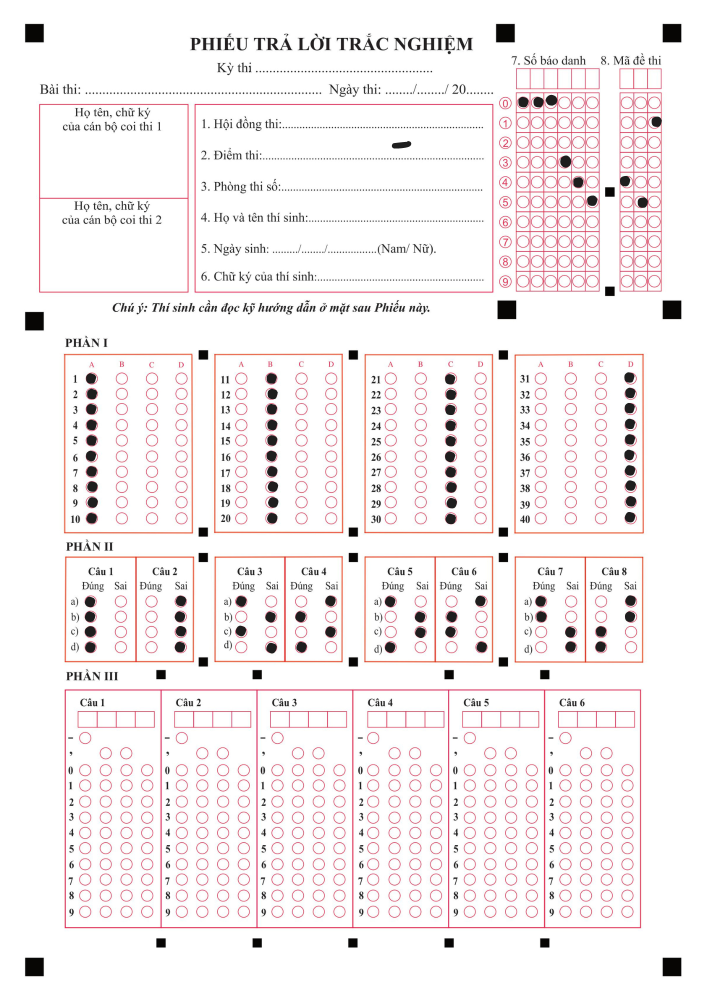
#> input picture assets/testA4.png, 1414 x 2000 px (shown at 1/2 size)
$ python -i part3.py   (imports and definitions only)
#> lines starting #> are read from the running program, lines starting #| are printed output that depends on the picture; after the words box and inside, x2 and y2 are one past the last pixel; in counts of white or black regions, pixels touching at a corner belong together
#> further down, picture is the input picture: shape (2000, 1414, 3); mean B, G, R 240.6, 239.9, 245.5
### src/get_rec.py
import cv2 as cv
import cv2
import numpy as np
import utlis
import largestinteriorrectangle as lir


###############################################
# Author: Sahir                               #
# Code:   Detecting Shapes from a Noisy Image #
###############################################

#Import the Libraries
import random


def show_shape(img):

    #Reading the noisy image
    # img = cv2.imread("scanned_document_edge_enhanced.jpg",1)

    #Displaying to see how it looks
    # cv2.imshow("Original",img)

    #Converting the image to Gray Scale
    gray = cv2.cvtColor(img,cv2.COLOR_RGB2GRAY)

    #Removing Gaussian Noise
    blur = cv2.GaussianBlur(gray, (3,3),0)

    #Applying inverse binary due to white background and adapting thresholding for better results
    thresh = cv2.adaptiveThreshold(blur, 255, cv2.ADAPTIVE_THRESH_GAUSSIAN_C, cv2.THRESH_BINARY_INV, 31, 1)
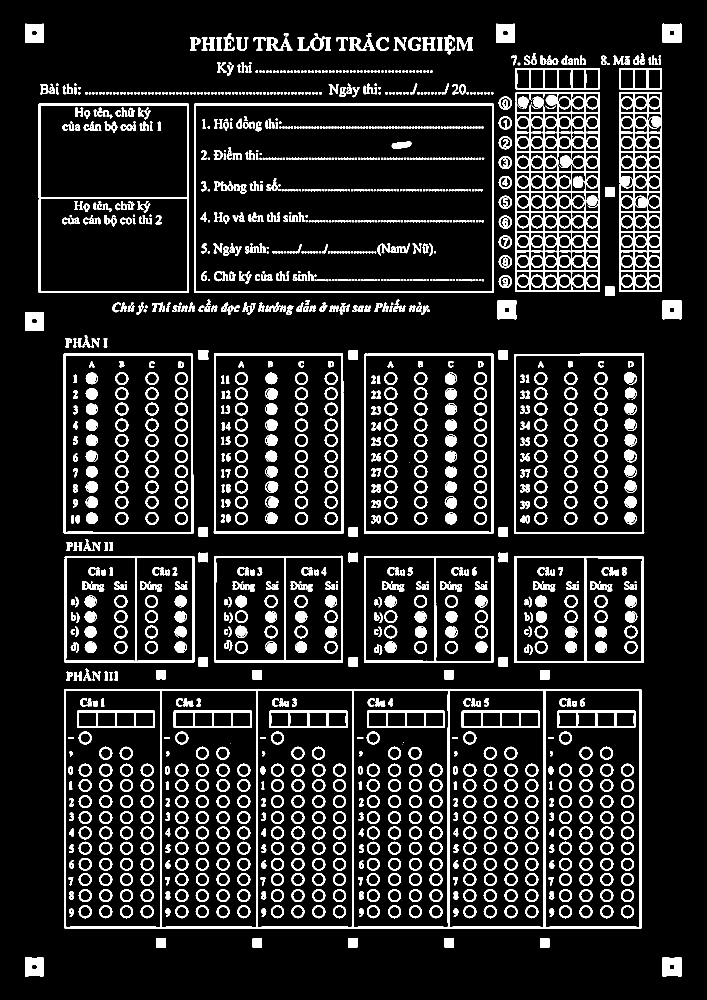
#> thresh: shape (2000, 1414) (shown at 1/2 size); 12.4% white; 1678 white regions (418 under 20 px)

    #Checking to see how it looks
    # cv2.imshow("Binary",thresh)

    #Finding contours with simple retrieval (no hierarchy) and simple/compressed end points
    contours, _ = cv2.findContours(thresh, cv2.RETR_LIST, cv2.CHAIN_APPROX_SIMPLE)
#> contours = 2759 contours, 814 with area under 20; largest, box (x1, y1, x2, y2) and area: (128, 1378, 1283, 1857) 551138, (388, 207, 988, 586) 226420, (391, 210, 985, 584) 220602, (77, 207, 378, 586) 113395, (1028, 707, 1289, 1068) 93108

    #Checking to see how many contours were found
    # print(len(contours))

    #An empty list to store filtered contours
    filtered = []

    #Looping over all found contours
    for c in contours:
        #If it has significant area, add to list
        if cv2.contourArea(c) < 1000:continue
        # cropped_img = img[inner_bb[1]:inner_bb[1] + inner_bb[3], inner_bb[0]:inner_bb[0] + inner_bb[2]]

        # cv2.imshow('Cropped', cropped_img)

        filtered.append(c)
#> after the loop, filtered = 77 contours; largest, box (x1, y1, x2, y2) and area: (128, 1378, 1283, 1857) 551138, (388, 207, 988, 586) 226420, (391, 210, 985, 584) 220602, (77, 207, 378, 586) 113395, (1028, 707, 1289, 1068) 93108

    #Checking the number of filtered contours
    # print(len(filtered))

    #Initialize an equally shaped image
    objects = np.zeros([img.shape[0],img.shape[1],3], 'uint8')

    #Looping over filtered contours
    for c in filtered:
        #Select a random color to draw the contour
        col = (random.randint(0,255), random.randint(0,255), random.randint(0,255))
        #Draw the contour on the image with above color
        cv2.drawContours(objects,[c], -1, col, -1)
        #Fetch contour area
        area = cv2.contourArea(c)
        #Fetch the perimeter
        p = cv2.arcLength(c,True)
#> this loop made 77 passes
#> (col, area, p) on passes 1 to 8: ((197, 215, 20), 1336, 149.7), ((132, 248, 207), 1317, 149.3), ((155, 244, 183), 1024.5, 127.9), ((111, 71, 144), 1015.5, 127.1), ((71, 48, 128), 1022.5, 127.9), ((75, 158, 50), 1023.5, 127.9), ((37, 169, 241), 1042, 127.7), ((51, 181, 222), 1042, 127.7)
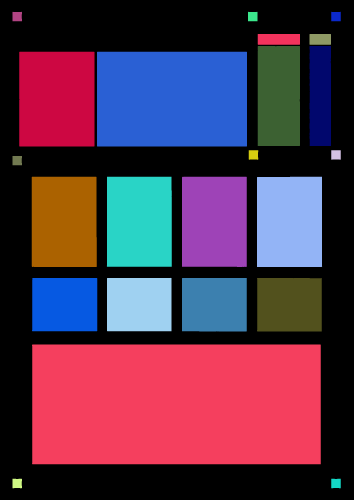
#> objects: shape (2000, 1414, 3) (shown at 1/4 size); mean of channels 0, 1, 2 75.3, 52, 85.4; drawn as B, G, R
        # print(area,p)

    #Finally show the processed image
    # cv2.imshow("Contours",objects)

    # #Closing protocol
    # cv2.waitKey(0)

    return objects

def Get_Conner_Points(cont):
    peri = cv.arcLength(cont, True)
    approx = cv.approxPolyDP(cont, 0.02 * peri, True)
    return approx

# return the outter contour list
def get_rec(img, thresholdValue=150):
    # show_shape(img)
    #Converting the image to Gray Scale
    gray = cv2.cvtColor(show_shape(img),cv2.COLOR_RGB2GRAY)

    kernel = np.ones((5,5),np.uint8)
    erosion = cv.erode(gray,kernel,iterations = 1)

    #Removing Gaussian Noise

    #Applying inverse binary due to white background and adapting thresholding for better results
    thresh = cv2.adaptiveThreshold(erosion, 255, cv2.ADAPTIVE_THRESH_GAUSSIAN_C, cv2.THRESH_BINARY, 205, 1)
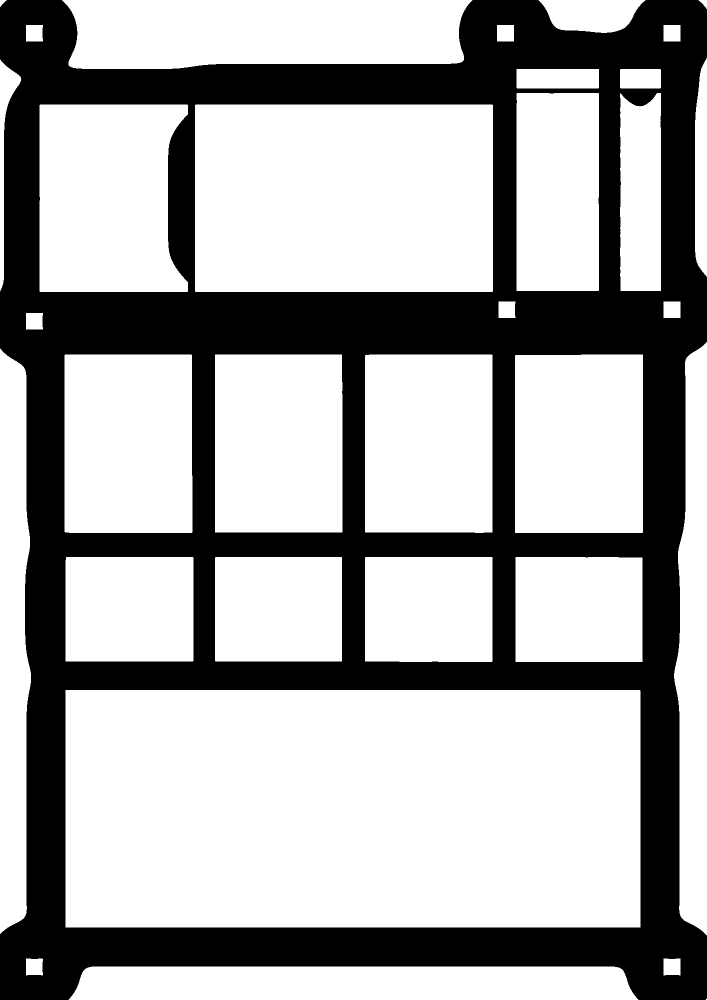
#> thresh: shape (2000, 1414) (shown at 1/2 size); 66.6% white; 1 black region

    #Checking to see how it looks
    # cv2.imshow("Binary",thresh)
    # cv2.waitKey(0)
    #Finding contours with simple retrieval (no hierarchy) and simple/compressed end points
    contours, _ = cv2.findContours(thresh, cv2.RETR_EXTERNAL, cv2.CHAIN_APPROX_SIMPLE)
#> contours = 33 contours, 1 with area under 20; largest, box (x1, y1, x2, y2) and area: (131, 1380, 1281, 1855) 544626, (390, 209, 986, 584) 222528, (124, 0, 945, 138) 101090, (79, 209, 376, 584) 99395, (1030, 709, 1286, 1066) 90648

    new_contours = []

    for i in range(0, len(contours)):
        area = cv.contourArea(contours[i])
        # check if it is a rectangle
        peri = cv.arcLength(contours[i], True)
        approx = cv.approxPolyDP(contours[i], 0.02 * peri, True)

        if len(approx) == 4 and area > 1000:
            new_contours.append(contours[i])
#> this loop made 33 passes
#> (area, peri, approx) on passes 2 to 7: (72574, 2365.5, [[137, 1999], [1276, 1999], [1229, 1933], [183, 1933]]), (1048, 133.7, [[1327, 1917], [1327, 1950], [1360, 1950], [1360, 1917]]), (1025, 133.3, [[52, 1917], [52, 1950], [84, 1950], [85, 1918]]), (544625.5, 3245.4, [[131, 1380], [131, 1854], [1280, 1854], [1279, 1380]]), (52824.5, 924.2, [[1031, 1114], [1031, 1323], [1284, 1323], [1284, 1115]]), (53004.5, 925.1, [[730, 1115], [730, 1322], [984, 1322], [984, 1114]])
#> after the loop, new_contours = 25 contours; largest, box (x1, y1, x2, y2) and area: (131, 1380, 1281, 1855) 544626, (390, 209, 986, 584) 222528, (124, 0, 945, 138) 101090, (1030, 709, 1286, 1066) 90648, (129, 709, 385, 1066) 90528

    new_contours_img = img.copy()
    cv.drawContours(new_contours_img, new_contours, -1, (0, 255, 0), 3)
#> new_contours_img: shape (2000, 1414, 3); 3.77% of pixels changed, all inside (x1, y1, x2, y2) = (0, 0, 1414, 2000)

    height, width, _ = new_contours_img.shape
    resized = cv.resize(new_contours_img, (width // 2, height // 2))

    # [8 lines of commented-out code are left out]

    contour_point = img.copy()
    cnt = 0

    new_contours = sorted(new_contours, key=cv.contourArea, reverse=True)

    for i in new_contours:
        approx = Get_Conner_Points(i)
        cv.drawContours(contour_point, approx, -1, (255, 0, 0), 10)

        tmp = utlis.getTransform(img, approx)
        # newArr.append(tmp)
        # if (cnt == 7):
        # cv.imshow(f'Transformed {cnt}', tmp)
        cnt += 1
#> this loop made 25 passes
#> (peri in Get_Conner_Points, pts1 in getTransform, widthImg in getTransform, heightImg in getTransform, pts2 in getTransform) on passes 1 to 2: (3245.4, [[131, 1380], [1279, 1380], [131, 1854], [1280, 1854]], 1148, 474, [[0, 0], [1148, 0], [0, 474], [1148, 474]]), (1935.7, [[390, 210], [984, 209], [391, 583], [985, 582]], 594, 373, [[0, 0], [594, 0], [0, 373], [594, 373]])
#> pass 1, in getTransform, `imgOutput = cv2.warpPerspective(img, matrix, (widthImg, heightImg))`:
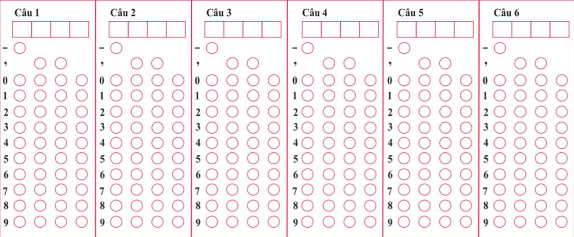
#> imgOutput: shape (474, 1148, 3) (shown at 1/2 size); mean B, G, R 241.1, 238.9, 247.8
#> pass 3, in getTransform (call 3), `imgOutput = cv2.warpPerspective(img, matrix, (widthImg, heightImg))`:
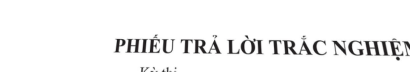
#> imgOutput: shape (143, 820, 3) (shown at 1/2 size); mean B, G, R 243.1, 243, 243.1
#> after the loop:
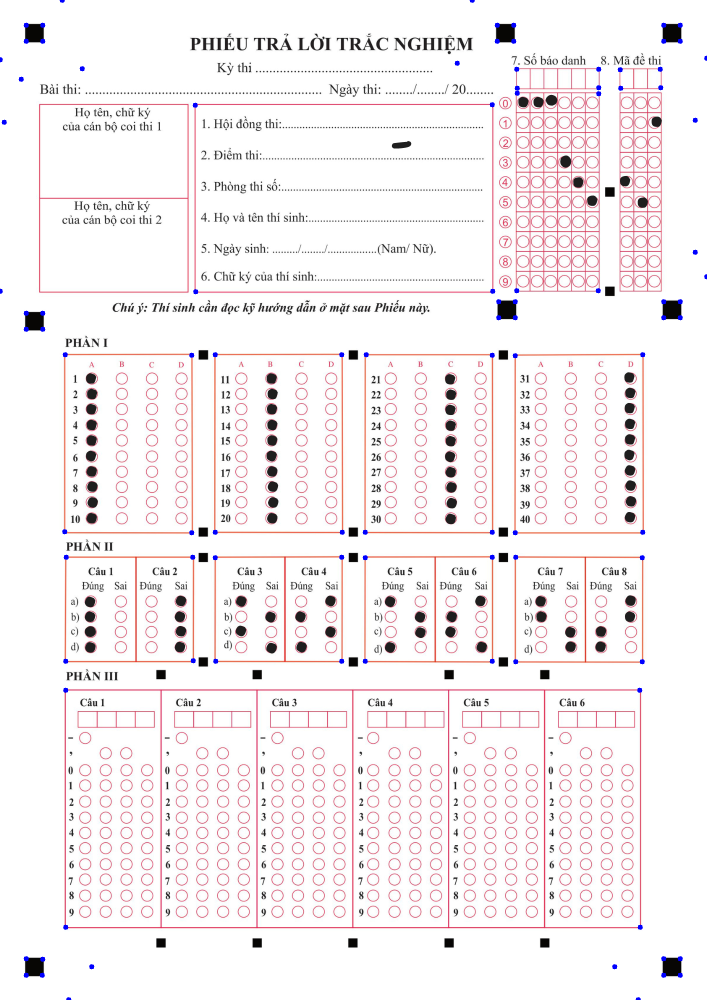
#> contour_point: shape (2000, 1414, 3) (shown at 1/2 size); 0.28% of pixels changed, all inside (x1, y1, x2, y2) = (0, 0, 1414, 2000)
#> after the loop, cnt = 25

    # [6 lines of commented-out code are left out]

    return new_contours

### src/utlis.py
import cv2
import numpy as np

## TO STACK ALL THE IMAGES IN ONE WINDOW
# [88 lines left out: functions stackImages, rectContour, image_resize, Get_Conner_Points, not called in this run]

def reorder(myPoints):
    myPoints = myPoints.reshape((4, 2))
    myPointsNew = np.zeros((4, 1, 2), np.int32)
    add = myPoints.sum(1)
    # print("add", add)
    # print("myPoints", myPoints)
    myPointsNew[0] = myPoints[np.argmin(add)]
    myPointsNew[3] = myPoints[np.argmax(add)]
    diff = np.diff(myPoints, axis=1)
    myPointsNew[1] = myPoints[np.argmin(diff)]
    myPointsNew[2] = myPoints[np.argmax(diff)]
    return myPointsNew

def getTransform(img, contour):
    tmpContour = reorder(contour)
    pts1 = np.float32(tmpContour)

    def dist(a, b):
        return np.round(((a[0] - b[0]) ** 2 +  (a[1] - b[1]) ** 2) ** 0.5)

    widthImg = int(dist(pts1[0][0], pts1[1][0]))
    heightImg = int(dist(pts1[0][0], pts1[2][0]))

    # print(widthImg, heightImg)
    # widthImg = 300
    # heightImg = 600

    pts2 = np.float32([[0, 0], [widthImg, 0], [0, heightImg], [widthImg, heightImg]])
    matrix = cv2.getPerspectiveTransform(pts1, pts2)
    imgOutput = cv2.warpPerspective(img, matrix, (widthImg, heightImg))

    return imgOutput


# [12 lines left out: function drawGrid, not called in this run]


def splitBoxes(img, vsplit=5, hsplit=5):
    rows = np.vsplit(img, vsplit)
    boxes=[]
    for r in rows:
        cols= np.hsplit(r, hsplit)
        for box in cols:
            boxes.append(box)
            # print(cv2.countNonZero(box), end=' ')
        # print()
    return boxes

### src/grader_2025/part3.py
import cv2 as cv
import numpy as np
from utlis import splitBoxes
from utlis import drawGrid
from get_rec import get_rec
from utlis import getTransform
def isMarked(box):
    totalPixels = cv.countNonZero(box)

    if totalPixels > 500:
        return True
    else:
        return False

def sub_get(img):
    width = img.shape[1]
    height = img.shape[0]

    # print (width, height)

    img = img[90:(height - 20), 25:(width - 5)]
    width = img.shape[1]
    height = img.shape[0]

    # print (width, height)

    img = cv.resize(img, (192, 468))

    boxes = splitBoxes(img, 12, 4)
    id = 0
    grid = []
    index = 0
    for i in range(0, 12):
        grid.append([])
        for j in range(0, 4):
            grid[i].append(isMarked(boxes[i * 4 + j]))
            # print(cv.countNonZero(boxes[i * 4 + j]), end=' ')

        # print()
    return grid

def get(img):

    width = img.shape[1]
    height = img.shape[0]

    original = img.copy()
    img = cv.threshold(img, 150, 255, cv.THRESH_BINARY_INV)[1]
    img = cv.resize(img, (1308, height))

    # print(width, height)
    # cv.imshow('img gets', img)
    # cv.waitKey(0)

    boxes = splitBoxes(img, 1, 6)
    index = 0

    ret = []

    for box in boxes:
        ret.append(sub_get(box))

    return ret

def part3_main(img):

    contours = get_rec(img)
#> contours has the same summary as new_contours in get_rec
    # img = gray

    tmp = []
    for contour in contours:
        area = cv.contourArea(contour)
        approx = cv.approxPolyDP(contour, 0.02 * cv.arcLength(contour, True), True)
        res = getTransform(img, approx)
        res = res[0:res.shape[0], 0:res.shape[1]]
        tmp.append([res, area])
#> this loop made 25 passes
#> (area, pts1 in getTransform, widthImg in getTransform, heightImg in getTransform, pts2 in getTransform) on passes 1 to 2: (544625.5, [[131, 1380], [1279, 1380], [131, 1854], [1280, 1854]], 1148, 474, [[0, 0], [1148, 0], [0, 474], [1148, 474]]), (222528, [[390, 210], [984, 209], [391, 583], [985, 582]], 594, 373, [[0, 0], [594, 0], [0, 373], [594, 373]])

    tmp = sorted(tmp, key=lambda x: x[1], reverse=True)
    # cv.imshow('img', tmp[0][0])
    tmp = cv.cvtColor(tmp[0][0], cv.COLOR_BGR2GRAY)
    # cv.waitKey(0)
    return get(tmp)
#> the loop in splitBoxes, `for r in rows:` made 1 pass
#> the loop in get, `for box in boxes:` made 6 passes
#> pass 2, in sub_get (call 2), `img = cv.resize(img, (192, 468))`:
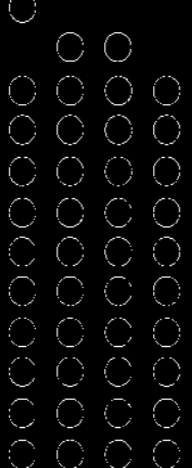
#> img: shape (468, 192); min 0, max 255, mean 8.1

>>> import cv2
>>> picture = cv2.imread('../../assets/testA4.png')
>>> result = part3_main(picture)

$ run again, on assets/2025.png
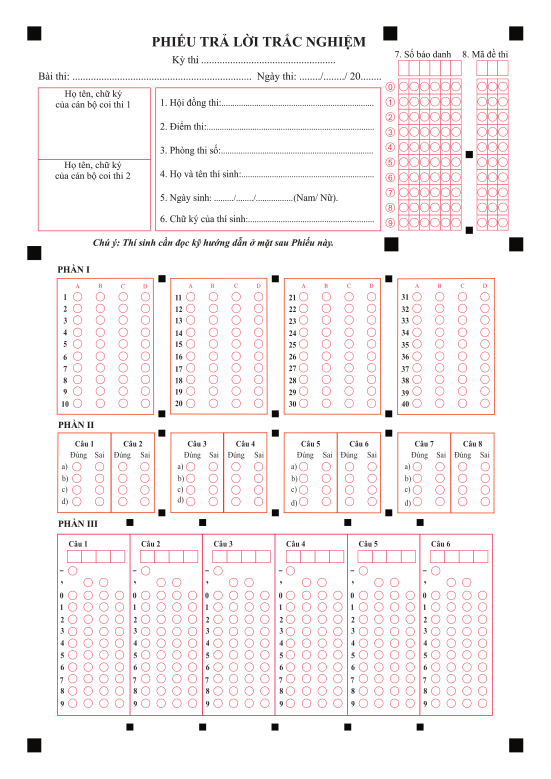
#> input picture assets/2025.png, 1653 x 2337 px (shown at 1/3 size)
#> picture is the input picture: shape (2337, 1653, 3); mean B, G, R 243.8, 243.4, 250
#> in show_shape, `thresh = cv2.adaptiveThreshold(blur, 255, cv2.ADAPTIVE_THRESH_GAUSSIAN..`:
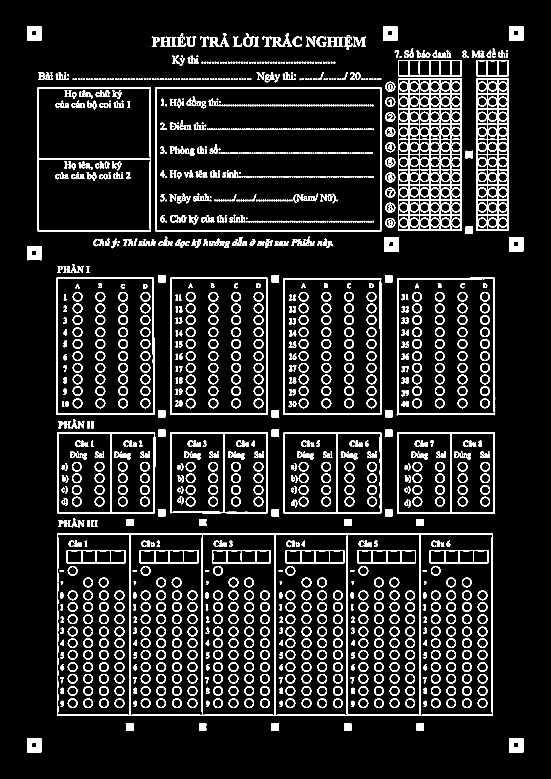
#> thresh: shape (2337, 1653) (shown at 1/3 size); 10% white; 1702 white regions (228 under 20 px)
#> in show_shape, `contours, _ = cv2.findContours(thresh, cv2.RETR_LIST, cv2.CHAIN_APPROX..`: contours = 2773 contours, 717 with area under 20; largest, box (x1, y1, x2, y2) and area: (171, 1601, 1479, 2148) 713622, (465, 262, 1144, 694) 292217, (468, 264, 1142, 692) 287366, (113, 262, 453, 694) 146109, (169, 833, 463, 1245) 120231
#> after the loop in show_shape, `for c in contours:`: filtered = 83 contours; largest, box (x1, y1, x2, y2) and area: (171, 1601, 1479, 2148) 713622, (465, 262, 1144, 694) 292217, (468, 264, 1142, 692) 287366, (113, 262, 453, 694) 146109, (169, 833, 463, 1245) 120231
#> the loop in show_shape, `for c in filtered:` made 83 passes
#> (col, area, p) on passes 1 to 8: ((197, 215, 20), 1714, 168.5), ((132, 248, 207), 1688, 167.3), ((155, 244, 183), 1372.5, 148.7), ((111, 71, 144), 1374, 148.5), ((71, 48, 128), 1360, 150.1), ((75, 158, 50), 1342.5, 148.7), ((37, 169, 241), 1372.5, 148.7), ((51, 181, 222), 1374.5, 149.9)
#> in get_rec, `contours, _ = cv2.findContours(thresh, cv2.RETR_EXTERNAL, cv2.CHAIN_AP..`: contours = [[[0, 0], [0, 2336], [1652, 2336], [1652, 0]]]
#> the loop in get_rec, `for i in range(0, len(contours)):` made 1 pass
#> (area, peri, approx) on pass 1: (3859072, 7976, [[0, 0], [0, 2336], [1652, 2336], [1652, 0]])
#> new_contours_img: shape (2337, 1653, 3); 0.62% of pixels changed, all inside (x1, y1, x2, y2) = (0, 0, 1653, 2337)
#> the loop in get_rec, `for i in new_contours:` made 1 pass
#> (peri in Get_Conner_Points, widthImg in getTransform, heightImg in getTransform, pts2 in getTransform) on pass 1: (7976, 1652, 2336, [[0, 0], [1652, 0], [0, 2336], [1652, 2336]])
#> after the loop in get_rec, `for i in new_contours:`: cnt = 1
#> in part3_main, `contours = get_rec(img)`: contours = [[[0, 0], [0, 2336], [1652, 2336], [1652, 0]]]
#> the loop in part3_main, `for contour in contours:` made 1 pass
#> (area, widthImg in getTransform, heightImg in getTransform, pts2 in getTransform) on pass 1: (3859072, 1652, 2336, [[0, 0], [1652, 0], [0, 2336], [1652, 2336]])
#> after the loop in part3_main, `for contour in contours:`: tmp = 1 item
#> the loop in splitBoxes, `for r in rows:` made 1 pass
#> after the loop in splitBoxes, `for r in rows:`: boxes = 6 items
#> the loop in get, `for box in boxes:` made 6 passes
#> pass 2, in sub_get (call 2), `img = cv.resize(img, (192, 468))`:
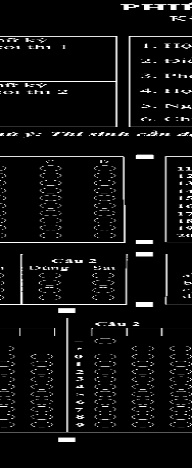
#> img: shape (468, 192); min 0, max 255, mean 14.5
